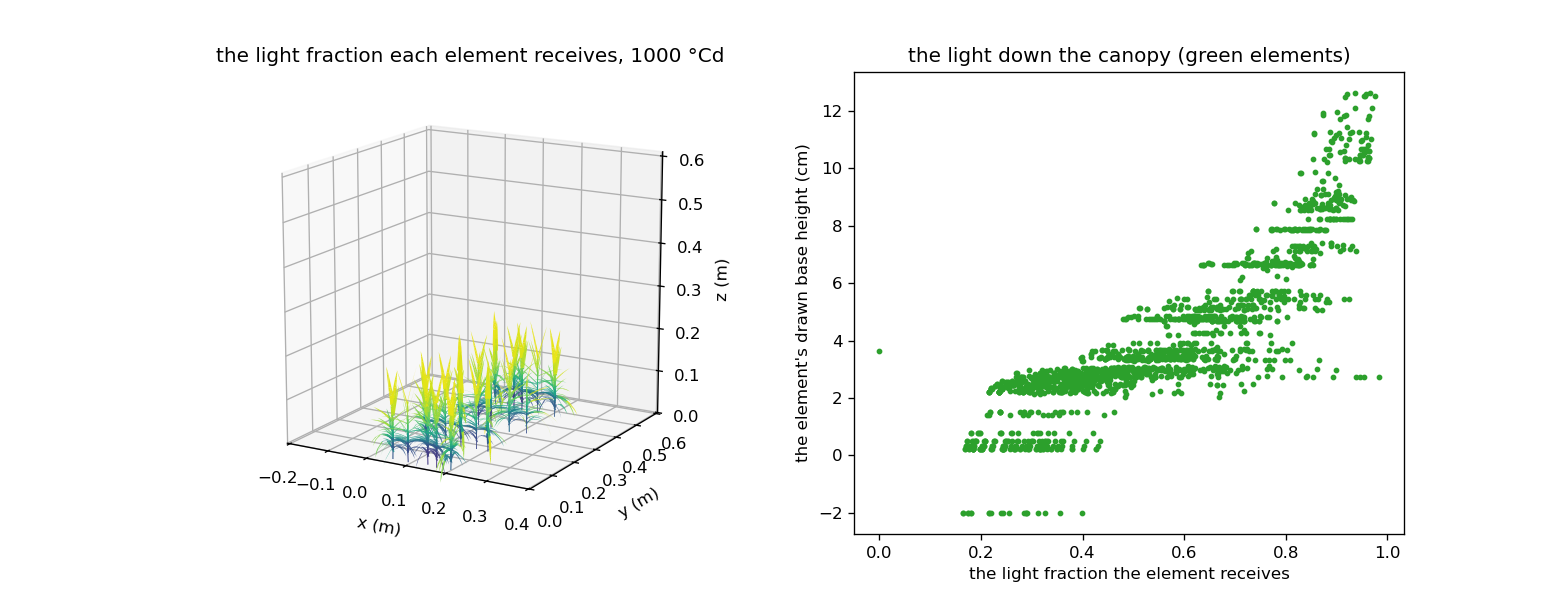

Python code for this plot:
"""
ShootArchitecture coupled with a light model through its triangles (the DataStructure's triangles(), ShootArchitecture's:
metafspm's coupling.geometry.Triangles), the contract Caribu's port implements. The light model reads every triangle
and its element's node index, computes a light per triangle and gives it back per element
(Triangles.mean_per_owner, the area-weighted mean).

Here a toy one, ToyLight: Beer's law in vertical columns, each triangle receiving exp(-k · the area of the triangles
above it in its column, per unit ground area). It declares the geometry it reads (geometry_input) and the green area
(an input, ShootArchitecture's variable of the same name: no translator), and is coupled by couple() in the plant
model, after the shoot: the canopy's 20 plants are one population, one MPG, so it sees all of them. A light model
over several populations is an environment model on the plants' union instead (metafspm's EnvironmentModel, as
Caribu's CaribuLightModel).

    python example/light_coupling.py [n_steps]       (light_coupling.png in the working directory)
"""
import sys
from dataclasses import dataclass

import matplotlib.pyplot as plt
import numpy as np

from openalea.adel.architecture import SCALES
from openalea.adel.development import ScenarioShoot, random_delays, shoot_scene
from openalea.metafspm.coupling.composite_wrapper import CompositeModel
from openalea.metafspm.scene.population import stand
from openalea.adel.leaf_shapes import LeafShapes
from openalea.metafspm.coupling.component import (FunctionalComponent, geometry_input, input_variable, setting,
                                                   state_variable)
from openalea.metafspm.display import draw, value_colors
from openalea.metafspm.solve.decorator import rate

THERMAL_TIME_STEP = 10.


def beer_law(triangles, n_elements, extinction, column_width):
    """Per element: the mean light fraction its triangles receive (area-weighted; 0 for an element without any),
    each triangle exp(-extinction · the projected area above it in its column / the column's ground area)."""
    if len(triangles) == 0:
        return np.zeros(n_elements)
    vertices = triangles.vertices
    centre = vertices.mean(axis=1)
    side, other = vertices[:, 1, :2] - vertices[:, 0, :2], vertices[:, 2, :2] - vertices[:, 0, :2]
    projected = 0.5 * np.abs(side[:, 0] * other[:, 1] - side[:, 1] * other[:, 0])
    _, column = np.unique(np.floor(centre[:, :2] / column_width).astype(np.int64), axis=0, return_inverse=True)
    column = column.reshape(-1)
    order = np.lexsort((-centre[:, 2], column))                     # by column, from the top
    cumulative = np.cumsum(projected[order])
    column_start = np.flatnonzero(np.r_[True, np.diff(column[order]) != 0])
    before_column = np.repeat(cumulative[column_start] - projected[order][column_start],
                              np.diff(np.r_[column_start, order.size]))
    above = np.empty_like(projected)
    above[order] = cumulative - projected[order] - before_column
    fraction = np.exp(-extinction * above / column_width ** 2)
    return triangles.mean_per_owner(fraction, n_elements)


@dataclass
class ToyLight(FunctionalComponent):
    """The light fraction each element receives, from the plants' triangles; the light it absorbs, by its green
    area."""
    geometry: object = geometry_input(description="The plants' elements' triangles (ds.triangles())")
    green_area: float = input_variable(unit='m2', description="The element's green area", by='model_shoot_architecture',
                                       default=0., scale=SCALES.SubOrgan)
    light_fraction: float = state_variable(unit='adim', description="The light fraction the element receives",
                                           kind="intensive", default=0., scale=SCALES.SubOrgan)
    absorbed: float = state_variable(unit='m2', description="The element's green area times its light fraction",
                                     kind="extensive", default=0., scale=SCALES.SubOrgan)
    extinction: float = setting(unit='adim', description="The canopy's extinction coefficient", default=0.5)
    column_width: float = setting(unit='m', description="The width of the columns", default=0.05)

    @rate
    def _light(self, green_area, extinction, column_width) -> dict:
        fraction = beer_law(self.data_structure.triangles(), green_area.size, extinction, column_width)
        return {"light_fraction": fraction, "absorbed": fraction * green_area}


class LitShoot(CompositeModel):
    """ScenarioShoot (nested), then the toy light on its triangles."""
    initiators = (ScenarioShoot,)
    parts = {"shoot": ScenarioShoot, "light": ToyLight}


if __name__ == "__main__":
    n_steps = int(sys.argv[1]) if len(sys.argv) > 1 else 100
    plants = stand(20, rows=4, plant_spacing=0.04, jitter=0.005, seed=0)
    scene = shoot_scene(plants, delays=random_delays(len(plants)), model=LitShoot,
                        leaves=LeafShapes.echap(xy_model="Soissons_byleafclass"), n_sect=2,
                        thermal_time_step=THERMAL_TIME_STEP)
    ds = scene.populations[0].data_structure
    for _ in range(n_steps + 1):
        scene.run()
    architecture = scene.populations[0].instance.shoot.architecture
    fraction = np.asarray(ds.get("light_fraction"))

    figure = plt.figure(figsize=(13, 5))
    axes = figure.add_subplot(1, 2, 1, projection="3d")
    draw(axes, architecture.triangles(), colors=value_colors(fraction, limits=(0., 1.)), shade=False)
    axes.set_title(f"the light fraction each element receives, {n_steps * THERMAL_TIME_STEP:.0f} °Cd")
    axes = figure.add_subplot(1, 2, 2)
    height = np.asarray(ds.get("display_z1"))          # where the element is drawn (its z1 is topological)
    lit = np.asarray(ds.get("green_area")) > 0
    axes.scatter(fraction[lit], height[lit] * 100, s=6, c="tab:green")
    axes.set_xlabel("the light fraction the element receives")
    axes.set_ylabel("the element's drawn base height (cm)")
    axes.set_title("the light down the canopy (green elements)")
    figure.savefig("light_coupling.png", dpi=120)
    absorbed = ds.map_to(np.asarray(ds.get("absorbed")), "node", "Plant", "sum")            # per plant
    print(f"light_coupling.png: {len(plants)} plants; the canopy's mean light fraction (green area weighted) "
          f"{absorbed.sum() / np.sum(ds.get('green_area')):.2f}; per plant, the most and least absorbed "
          f"{absorbed.max() * 1e4:.1f} and {absorbed.min() * 1e4:.1f} cm²")
